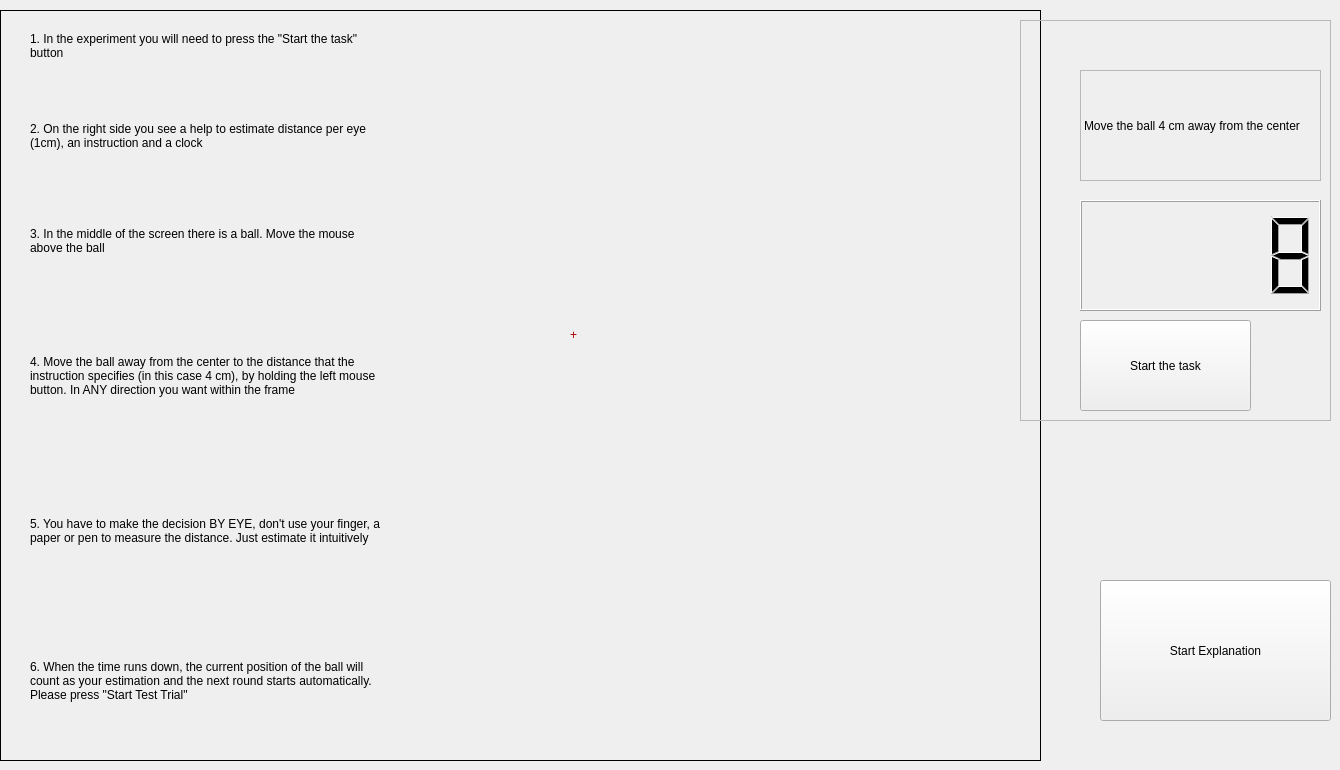
    <widget class="QWidget" name="page_10">
     <widget class="QPushButton" name="NextStep_Page10">
      <property name="geometry">
       <rect>
        <x>1100</x>
        <y>580</y>
        <width>231</width>
        <height>141</height>
       </rect>
      </property>
      <property name="text">
       <string>Start Explanation</string>
      </property>
     </widget>
     <widget class="QFrame" name="IntroFramePage10">
      <property name="geometry">
       <rect>
        <x>1020</x>
        <y>20</y>
        <width>311</width>
        <height>401</height>
       </rect>
      </property>
      <property name="frameShape">
       <enum>QFrame::StyledPanel</enum>
      </property>
      <property name="frameShadow">
       <enum>QFrame::Raised</enum>
      </property>
      <widget class="QPushButton" name="StartPage9_3">
       <property name="enabled">
        <bool>true</bool>
       </property>
       <property name="geometry">
        <rect>
         <x>60</x>
         <y>300</y>
         <width>171</width>
         <height>91</height>
        </rect>
       </property>
       <property name="text">
        <string>Start the task</string>
       </property>
      </widget>
      <widget class="QLabel" name="InstructionDistanceTask_3">
       <property name="geometry">
        <rect>
         <x>60</x>
         <y>50</y>
         <width>241</width>
         <height>111</height>
        </rect>
       </property>
       <property name="frameShape">
        <enum>QFrame::StyledPanel</enum>
       </property>
       <property name="text">
        <string>Move the ball 4 cm away from the center</string>
       </property>
       <property name="wordWrap">
        <bool>true</bool>
       </property>
      </widget>
      <widget class="QLabel" name="label_15">
       <property name="geometry">
        <rect>
         <x>60</x>
         <y>10</y>
         <width>71</width>
         <height>41</height>
        </rect>
       </property>
       <property name="text">
        <string/>
       </property>
       <property name="pixmap">
        <pixmap>1cm.jpg</pixmap>
       </property>
      </widget>
      <widget class="QLCDNumber" name="LCDClock2_3">
       <property name="geometry">
        <rect>
         <x>60</x>
         <y>180</y>
         <width>241</width>
         <height>111</height>
        </rect>
       </property>
       <property name="value" stdset="0">
        <double>8.000000000000000</double>
       </property>
      </widget>
     </widget>
     <widget class="QLabel" name="LeftMousebutton_Page10">
      <property name="geometry">
       <rect>
        <x>720</x>
        <y>450</y>
        <width>101</width>
        <height>81</height>
       </rect>
      </property>
      <property name="text">
       <string/>
      </property>
      <property name="pixmap">
       <pixmap>LeftMouseButton.jpg</pixmap>
      </property>
      <property name="scaledContents">
       <bool>true</bool>
      </property>
     </widget>
     <widget class="QLabel" name="mouse_page10">
      <property name="geometry">
       <rect>
        <x>570</x>
        <y>530</y>
        <width>21</width>
        <height>21</height>
       </rect>
      </property>
      <property name="text">
       <string/>
      </property>
      <property name="pixmap">
       <pixmap>MouseCursor.png</pixmap>
      </property>
      <property name="scaledContents">
       <bool>true</bool>
      </property>
     </widget>
     <widget class="QLabel" name="Ball_Page10">
      <property name="geometry">
       <rect>
        <x>560</x>
        <y>320</y>
        <width>31</width>
        <height>31</height>
       </rect>
      </property>
      <property name="text">
       <string/>
      </property>
      <property name="pixmap">
       <pixmap>ExpCircle.jpg</pixmap>
      </property>
      <property name="scaledContents">
       <bool>true</bool>
      </property>
     </widget>
     <widget class="QLabel" name="Cross_Page10">
      <property name="geometry">
       <rect>
        <x>570</x>
        <y>320</y>
        <width>30</width>
        <height>30</height>
       </rect>
      </property>
      <property name="text">
       <string>&lt;html&gt;&lt;head/&gt;&lt;body&gt;&lt;p&gt;&lt;span style=&quot; color:#aa0000;&quot;&gt;+&lt;/span&gt;&lt;/p&gt;&lt;/body&gt;&lt;/html&gt;</string>
      </property>
     </widget>
     <widget class="QLabel" name="Step2_Page10">
      <property name="geometry">
       <rect>
        <x>30</x>
        <y>80</y>
        <width>351</width>
        <height>111</height>
       </rect>
      </property>
      <property name="text">
       <string>2. On the right side you see a help to estimate distance per eye (1cm), an instruction and a clock</string>
      </property>
      <property name="wordWrap">
       <bool>true</bool>
      </property>
     </widget>
     <widget class="QLabel" name="Step1_Page10">
      <property name="geometry">
       <rect>
        <x>30</x>
        <y>10</y>
        <width>351</width>
        <height>71</height>
       </rect>
      </property>
      <property name="text">
       <string>1. In the experiment you will need to press the &quot;Start the task&quot; button</string>
      </property>
      <property name="wordWrap">
       <bool>true</bool>
      </property>
     </widget>
     <widget class="QLabel" name="Step4_Page10">
      <property name="geometry">
       <rect>
        <x>30</x>
        <y>290</y>
        <width>351</width>
        <height>171</height>
       </rect>
      </property>
      <property name="text">
       <string>4. Move the ball away from the center to the distance that the instruction specifies (in this case 4 cm), by holding the left mouse button. In ANY direction you want within the frame</string>
      </property>
      <property name="wordWrap">
       <bool>true</bool>
      </property>
     </widget>
     <widget class="QLabel" name="Step5_Page10">
      <property name="geometry">
       <rect>
        <x>30</x>
        <y>470</y>
        <width>351</width>
        <height>121</height>
       </rect>
      </property>
      <property name="text">
       <string>5. You have to make the decision BY EYE, don't use your finger, a paper or pen to measure the distance. Just estimate it intuitively</string>
      </property>
      <property name="wordWrap">
       <bool>true</bool>
      </property>
     </widget>
     <widget class="QLabel" name="Step3_Page10">
      <property name="geometry">
       <rect>
        <x>30</x>
        <y>190</y>
        <width>351</width>
        <height>101</height>
       </rect>
      </property>
      <property name="text">
       <string>3. In the middle of the screen there is a ball. Move the mouse above the ball</string>
      </property>
      <property name="wordWrap">
       <bool>true</bool>
      </property>
     </widget>
     <widget class="QLabel" name="Step6_Page10">
      <property name="geometry">
       <rect>
        <x>30</x>
        <y>600</y>
        <width>351</width>
        <height>161</height>
       </rect>
      </property>
      <property name="text">
       <string>6. When the time runs down, the current position of the ball will count as your estimation and the next round starts automatically. Please press &quot;Start Test Trial&quot;</string>
      </property>
      <property name="wordWrap">
       <bool>true</bool>
      </property>
     </widget>
     <widget class="QLabel" name="Frame">
      <property name="geometry">
       <rect>
        <x>0</x>
        <y>10</y>
        <width>1041</width>
        <height>751</height>
       </rect>
      </property>
      <property name="frameShape">
       <enum>QFrame::Box</enum>
      </property>
      <property name="text">
       <string/>
      </property>
     </widget>
     <zorder>Frame</zorder>
     <zorder>Cross_Page10</zorder>
     <zorder>NextStep_Page10</zorder>
     <zorder>IntroFramePage10</zorder>
     <zorder>LeftMousebutton_Page10</zorder>
     <zorder>Ball_Page10</zorder>
     <zorder>Step2_Page10</zorder>
     <zorder>Step1_Page10</zorder>
     <zorder>Step4_Page10</zorder>
     <zorder>Step5_Page10</zorder>
     <zorder>mouse_page10</zorder>
     <zorder>Step3_Page10</zorder>
     <zorder>Step6_Page10</zorder>
    </widget>
